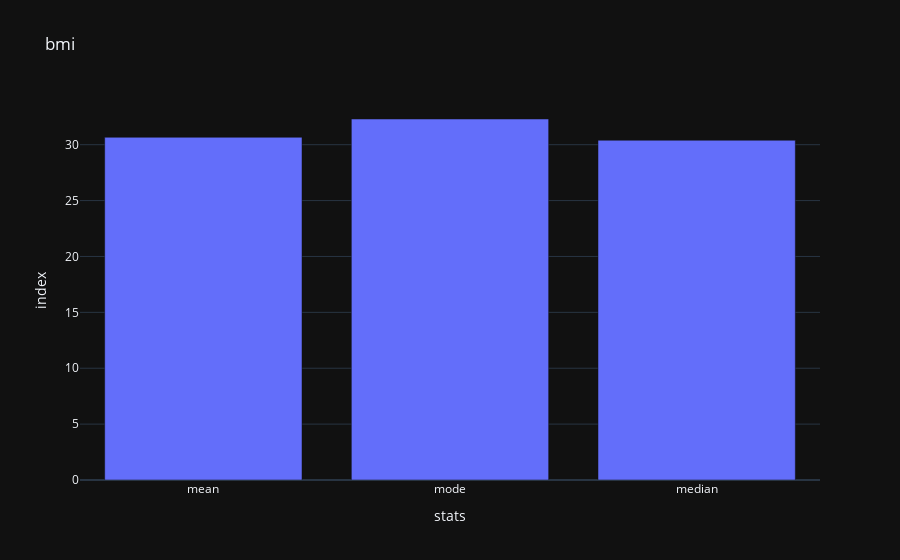
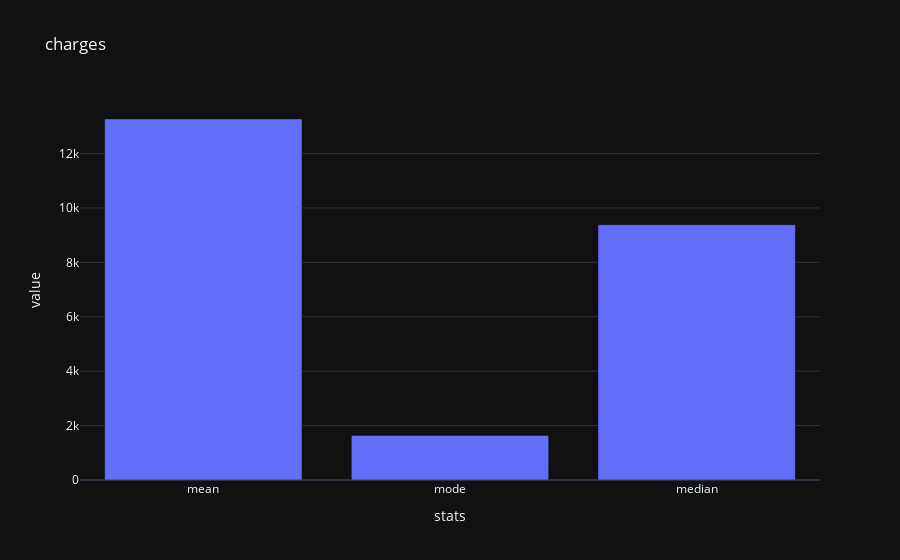

Here is the notebook cell these charts were saved with, in order:
### Code cell
mean_bmi = np.mean(data.bmi)
mean_charges = np.mean(data.charges)

mode_bmi = sts.mode(data.bmi).__getitem__(0)[0]
mode_charges = sts.mode(data.charges).__getitem__(0)[0]

median_bmi = np.median(data.bmi)
median_charges = np.median(data.charges)

print('mean bmi: %f'%mean_bmi)
print('mean charges: %f'%mean_charges)
print('mode bmi: %f'%mode_bmi)
print('mode charges: %f'%mode_charges)
print('median bmi: %f'%median_bmi)
print('median bmi: %f'%median_charges)


fig  = px.bar(y=[mean_bmi, mode_bmi, median_bmi], x=["mean", "mode", "median"], title="bmi")
fig.update_layout(xaxis_title="stats", yaxis_title="index")
fig.show()

fig  = px.bar(y=[mean_charges, mode_charges, median_charges], x=["mean", "mode", "median"], title="charges")
fig.update_layout(xaxis_title="stats", yaxis_title="value")
fig.show()

### Figure 1 — Plotly figure (JSON) as saved in the notebook; plotly's stock layout.template omitted (floating-point values rounded to 4 significant figures)
{"data": [{"alignmentgroup": "True", "hovertemplate": "x=%{x}<br>y=%{y}<extra></extra>", "legendgroup": "", "marker": {"color": "#636efa", "pattern": {"shape": ""}}, "name": "", "offsetgroup": "", "orientation": "v", "showlegend": false, "textposition": "auto", "x": ["mean", "mode", "median"], "xaxis": "x", "y": [30.66, 32.3, 30.4], "yaxis": "y", "type": "bar"}], "layout": {"xaxis": {"anchor": "y", "domain": [0.0, 1.0], "title": {"text": "stats"}}, "yaxis": {"anchor": "x", "domain": [0.0, 1.0], "title": {"text": "index"}}, "legend": {"tracegroupgap": 0}, "title": {"text": "bmi"}, "barmode": "relative"}}

### Figure 2 — Plotly figure (JSON) as saved in the notebook; plotly's stock layout.template omitted (floating-point values rounded to 4 significant figures)
{"data": [{"alignmentgroup": "True", "hovertemplate": "x=%{x}<br>y=%{y}<extra></extra>", "legendgroup": "", "marker": {"color": "#636efa", "pattern": {"shape": ""}}, "name": "", "offsetgroup": "", "orientation": "v", "showlegend": false, "textposition": "auto", "x": ["mean", "mode", "median"], "xaxis": "x", "y": [13270.0, 1640.0, 9382.0], "yaxis": "y", "type": "bar"}], "layout": {"xaxis": {"anchor": "y", "domain": [0.0, 1.0], "title": {"text": "stats"}}, "yaxis": {"anchor": "x", "domain": [0.0, 1.0], "title": {"text": "value"}}, "legend": {"tracegroupgap": 0}, "title": {"text": "charges"}, "barmode": "relative"}}
